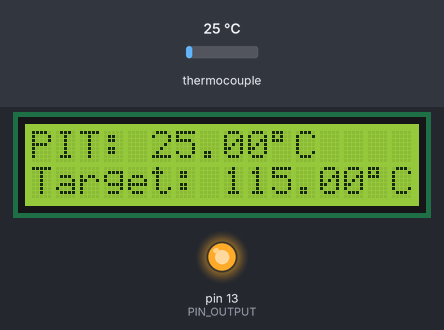
Simulated run of this sketch. Board: Arduino Uno, built with avr-gcc and run on an emulated ATmega328P. Parts: 16×2 character LCD, output pins drawn as LEDs (lit = HIGH). The inputs (shaded band) are chosen by the test bench; at power-on: thermocouple 25 °C.

Above: at 4.2 s.
4.3 s: thermocouple set to 75 °C
At 5.9 s:
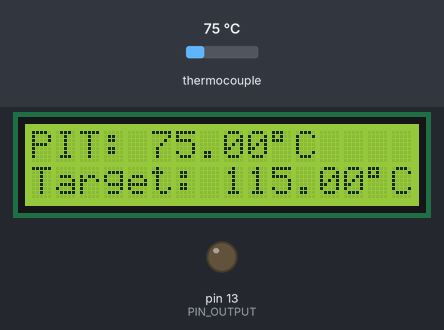
7.6 s: thermocouple set to 6 °C
At 9.3 s:
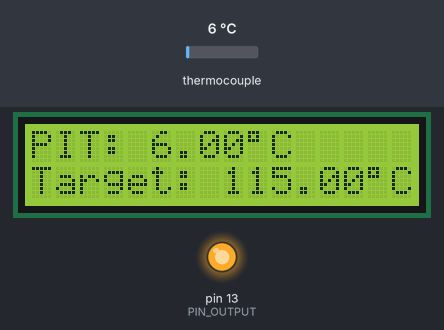
9.6 s: thermocouple set to 150 °C
At 12.5 s:
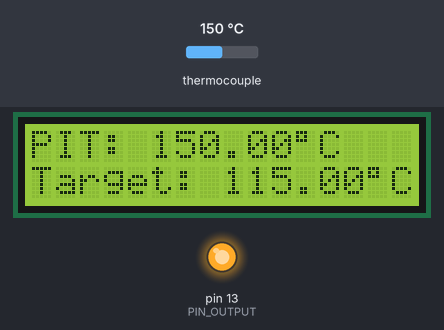
Timing chart, 0 to 14.7 s (numbered marks = the images above; inputs shaded):
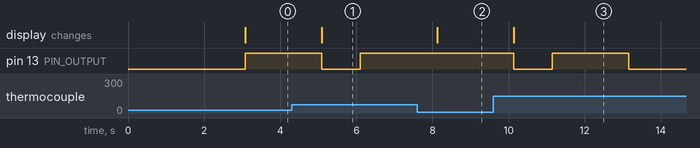

The sketch:

BBQ-SmokerController_cedit.ino
```cpp
/*

  BBQ Controller

  Parts List:
    HD44780 Button Module
    Thermocouple with driver board (MAX6675)
    12v 1A tolerant MOSFET
    12v FAN
PID LIbary
https://github.com/br3ttb/Arduino-PID-Library/


*/

// Include Libraries
#include <LiquidCrystal.h>
#include <max6675.h>
#include <PID_v1.h>

// Pin Definitions
#define BUTTON_PIN   0

#define LCD_D4       4
#define LCD_D5       5
#define LCD_D6       6
#define LCD_D7       7
#define LCD_RS       8
#define LCD_EN       9

#define THERMO_SCK   12
#define THERMO_CS    11
#define THERMO_S0    10

#define FAN_OUT      13

// State Definitions
#define BUTTON_RIGHT 0
#define BUTTON_UP    1
#define BUTTON_LEFT  2
#define BUTTON_DOWN  3
#define BUTTON_IDLE  4
#define PIN_OUTPUT  13
#define GUI_IDLE     0
#define GUI_SET_TH   1
#define GUI_SET_TL   2

// Constants
#define FAN_MINPWM   100
#define FAN_STARTPWM 150

// Global Variables
char _guiState = GUI_IDLE;
float _currentTemp = 0;
double Setpoint, Input, Output;
double Kp=2, Ki=5, Kd=1;


// Function Prototypes
int readButton(void);
float readThermo1(void);
void updateDisplay(void);
void guiDrawIdle(void);
void setFanSpeed(void);

// Program Space

// Initialize Classes
MAX6675 thermo1(THERMO_SCK, THERMO_CS, THERMO_S0);
LiquidCrystal lcd(LCD_RS, LCD_EN, LCD_D4, LCD_D5, LCD_D6, LCD_D7);
PID myPID(&Input, &Output, &Setpoint, Kp, Ki, Kd, DIRECT);
void setup() {
  lcd.begin(16,2);
  lcd.clear();
  lcd.setCursor(0,0);
  lcd.print(" BBQ Controller ");
  lcd.setCursor(0,1);
  lcd.print("  NOM NOM NOM");
  delay(3000);
  Input = readThermo1();
  Setpoint = 115;
  myPID.SetMode(AUTOMATIC);
}

void loop() {
  _currentTemp = readThermo1();
  updateDisplay();
  Input = readThermo1();
  myPID.Compute();
  analogWrite(PIN_OUTPUT, Output);
  delay(1000);
}

// Function Space

/*
 * Function: readButton()
 * Returns: int (see BUTTON_* definitions)
 */
int readButton(void) {
  int adcValue = analogRead(BUTTON_PIN);

  if(adcValue < 50) {
    return BUTTON_RIGHT;
  } else if(adcValue > 200 && adcValue < 250) {
    return BUTTON_UP;
  } else if(adcValue > 450 && adcValue < 500) {
    return BUTTON_DOWN;
  } else if(adcValue > 725 && adcValue < 775) {
    return BUTTON_LEFT;
  } else {
    return BUTTON_IDLE;
  }
}

/*
 * Function readThermo1(void)
 * Returns: float
 */
 float readThermo1(void) {
  return thermo1.readCelsius();
 }

/*
 * Function: updateDisplay(void)
 * Returns: void
 */
void updateDisplay(void) {
  switch(_guiState) {
    case GUI_SET_TH:
      guiDrawIdle();
      break;
    case GUI_SET_TL:
      guiDrawIdle();
      break;
    default:
      guiDrawIdle();
      break;
  }
}

/*
 * Function: guiDrawIdle(void)
 * Returns: void
 */
void guiDrawIdle(void) {
  lcd.clear();
  lcd.setCursor(0,0);
  lcd.print("PIT: ");
  lcd.print(_currentTemp);
  lcd.print((char)223);
  lcd.print("C");
  lcd.setCursor(0,1);
  lcd.print("Target: ");
  lcd.print (Setpoint);
  lcd.print ((char)223);
  lcd.print ("C");
}
```

Measured:
- after the input at 4.3 s, pin 13 (PIN_OUTPUT): HIGH → LOW after 0.79 s, → HIGH 1.0 s later; the display: changes after 0.79 s (image 1)
- after the input at 7.6 s, the display: changes after 0.52 s (image 2)
- after the input at 9.6 s, pin 13 (PIN_OUTPUT): HIGH → LOW after 0.54 s, → HIGH 1.0 s later, → LOW 2.0 s later; the display: changes after 0.54 s (image 3)
